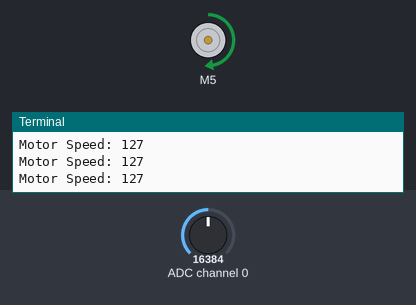
The program below on a simulated Raspberry Pi (BCM pin numbers). Shown: DC motor (green arrow = forward, orange = backward, longer = faster), the last lines printed to the terminal. The test bench sets the inputs (shaded band); at power-on: ADC channel 0 = 16384 (analog values on the 0–32767 scale).

Above: at 1.2 s.
1.3 s: ADC channel 0 set to 22936
At 2.2 s:
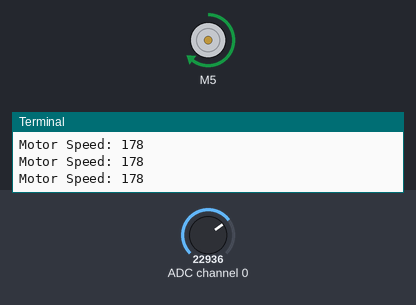
2.8 s: ADC channel 0 set to 28834
At 4.0 s:
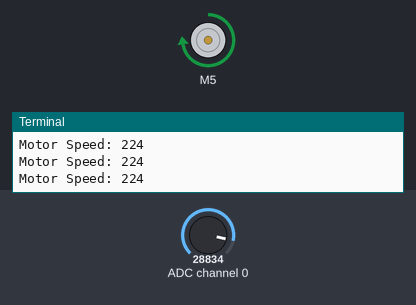
4.3 s: ADC channel 0 set to 32767
At 5.5 s:
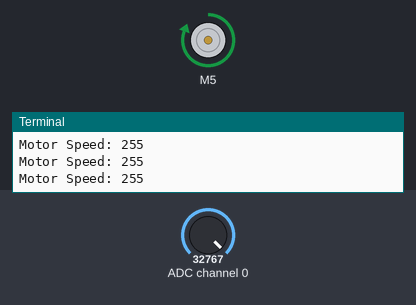
5.8 s: ADC channel 0 set to 9830
At 6.3 s:
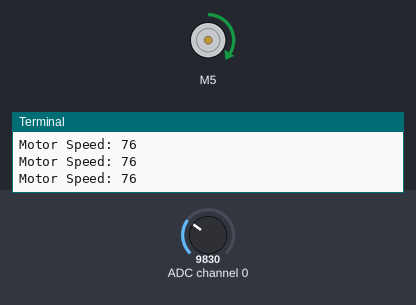
7.3 s: ADC channel 0 set to 3932
At 8.3 s:
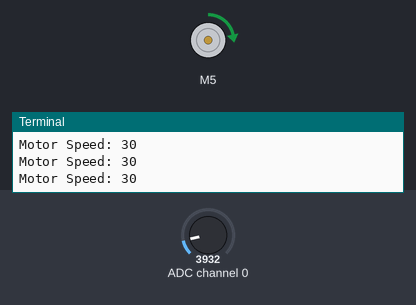
8.8 s: ADC channel 0 set to 16383
At 9.6 s:
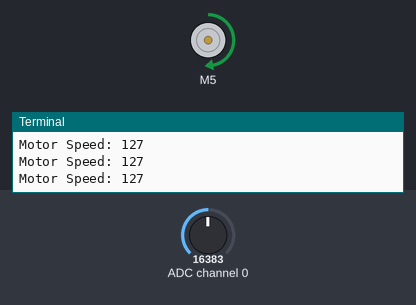
Timing chart, 0 to 11.3 s (numbered marks = the images above; inputs shaded):
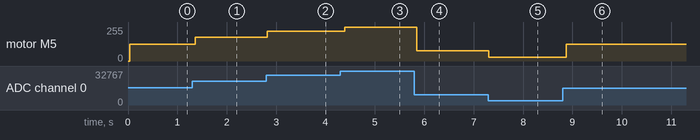

Measured:
- after the input at 1.3 s, motor M5: forward 127/255 → forward 178/255 after 0.06 s
- after the input at 2.8 s, motor M5: forward 178/255 → forward 224/255 at once
- after the input at 4.3 s, motor M5: forward 224/255 → forward 255/255 after 0.09 s
- after the input at 5.8 s, motor M5: forward 255/255 → forward 76/255 after 0.05 s
- after the input at 7.3 s, motor M5: forward 76/255 → forward 30/255 at once
- after the input at 8.8 s, motor M5: forward 30/255 → forward 127/255 after 0.08 s

The program:

R66._DC_Motor_Speed_Control__Potentiometer_.py
```python
"""
Components Used:
1. Raspberry Pi
2. DC Motor HAT
3. DC Motor
4. Potentiometer
5. ADS1115 ADC
6. Jumper Wires
7. Breadboard

Install Required Libraries:
pip3 install adafruit-circuitpython-ads1x15 adafruit-blinka numpy --break-system-packages
"""

import time
import board
import busio
import numpy as np
from Raspi_MotorHAT import Raspi_MotorHAT
import adafruit_ads1x15.ads1115 as ADS
from adafruit_ads1x15.analog_in import AnalogIn

# ---------------- ADS1115 Setup ----------------
i2c = busio.I2C(board.SCL, board.SDA)
ads = ADS.ADS1115(i2c)

potentiometer = AnalogIn(ads, 0)  # potentiometer on A0

# ---------------- Motor Setup ----------------
motor_hat = Raspi_MotorHAT(addr=0x6f)
dc_motor = motor_hat.getMotor(1)

# ---------------- Main Loop ----------------
try:
    while True:
        pot_value = potentiometer.value

        # map 0–32767 → 0–255
        motor_speed = int(np.interp(pot_value, [0, 32767], [0, 255]))

        dc_motor.setSpeed(motor_speed)
        dc_motor.run(Raspi_MotorHAT.FORWARD)

        print(f"Motor Speed: {motor_speed}")

        time.sleep(0.1)

except KeyboardInterrupt:
    print("Exiting...")
    dc_motor.run(Raspi_MotorHAT.RELEASE)
```
